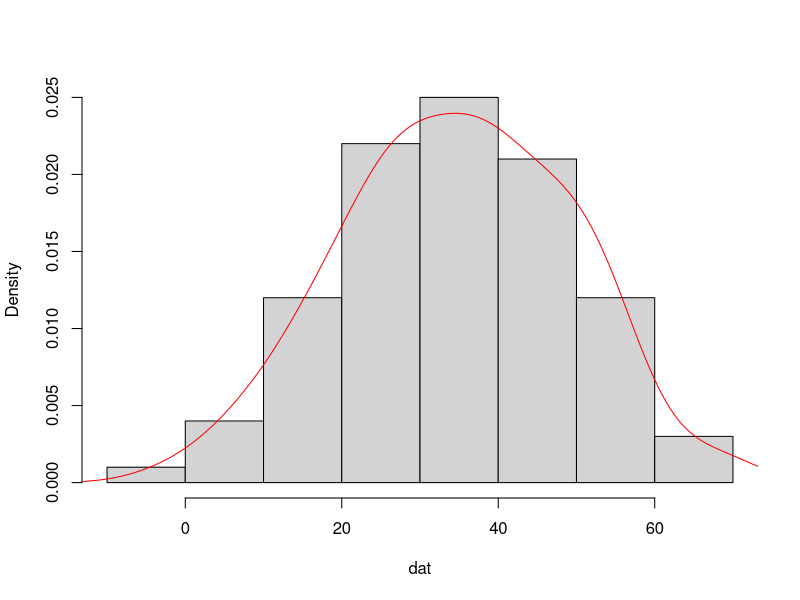
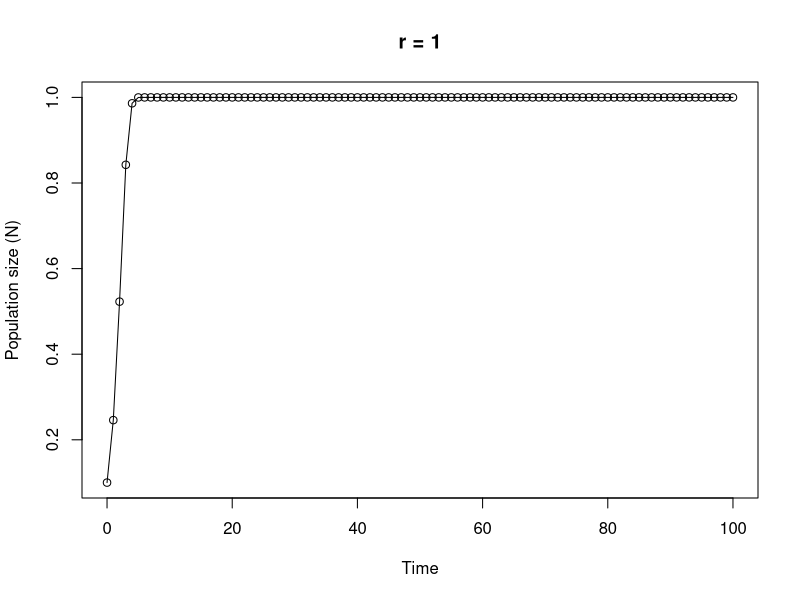

Recreate these plots in R, in order.
## ----Q1, results = 'asis'-----------------------------------------------------

# area of a circle

circle.area <- function(r){ 
	pi * r^2
}



## ----Q2, tidy = TRUE----------------------------------------------------------

far.cent <- function(a){
	val <- (a-32)*5/9
	print(paste("Fahrenheit: ", round(a, digits = 3), "oF",sep = " "), quote = FALSE)# round 3dp
	print(paste("Centigrade: ", round(val, digits = 3), "oC", sep = " "), quote = FALSE)# round 3dp
}

# alternative Fahrenheit to centigrade using cat function

far.cent2 <- function(a){
	val <- (a - 32) * 5/9	#calculation
	cat("Fahrenheit: ", round(a, digits = 3), "oF", "\n")   # use cat function
	cat("Centigrade: ", round(val, digits = 3), "oC", "\n")   
}



## ----Q3-----------------------------------------------------------------------

# Create a vector of normally distributed data
# length 100, mean 35 and standard deviation of 29

vals <- rnorm(100, 35, 15)	# create some norm dist data mean 35, sd = 15

summary.fun <- function(dat){
	mymean <- round(mean(dat), digits = 4)      	# calc mean
	mymedian <- round(median(dat), digits = 4)    # calc median
	mymin <- round(min(dat), digits = 4)          # calc min
	mymax <- round(max(dat), digits = 4)          # calc max
	print(paste("mean:", mymean, sep = " "), quote = FALSE)     # print mean
	print(paste("median:", mymedian, sep = " "), quote = FALSE)     # print median
	print(paste("range:", "from:", mymin, "to", mymax, sep = " "), quote = FALSE) 
	dens <- density(dat)                          # estimate density curve
	hist(dat, main = "",type = "l",freq = FALSE)  # plot histogram
	lines(dens, lty = 1, col = "red")             # plot density curve
}

# use the function
summary.fun(vals)


## ----Q4-----------------------------------------------------------------------

# calculate a median

ourmedian <- function(x){
	n <- length(x)
	if (n %% 2 == 1)      # odd numbers
	  sort(x)[(n + 1)/2]  # find the middle number by adding 1 to length and div 2
	else {                # even numbers
	  middletwo <- sort(x)[(n/2) + 0:1]   #find the two middle numbers
	  mean(middletwo)
	  }
}

# use the function
mydat <- sample(1:50, size = 10, replace = TRUE )

# our function
ourmedian(mydat)

# R median function
median(mydat)


## ----Q5, tidy = TRUE----------------------------------------------------------

# function to simulate Ricker model

Ricker.model <- function(nzero, r, time, K=1){     # sets initial parameters
  N <- numeric(time + 1)    # creates a real vector of length time+1 to store values of Nt+1
  N[1] <- nzero             # sets initial population size in first element of N
  for (i in 1:time) {				# loops over time
      N[i+1] <- N[i]*exp(r*(1 - N[i]/K))    
  }
  Time <- 0:time   					 # creates vector for x axis
  plot(Time, N, type = "o", xlim = c(0, time), xlab = "Time", ylab = "Population size (N)", main = paste("r =", r, sep=" "))   # plots     output
}

# To run
# play around with the different parameters, especially r
Ricker.model(nzero=0.1,r=1,time=100)
